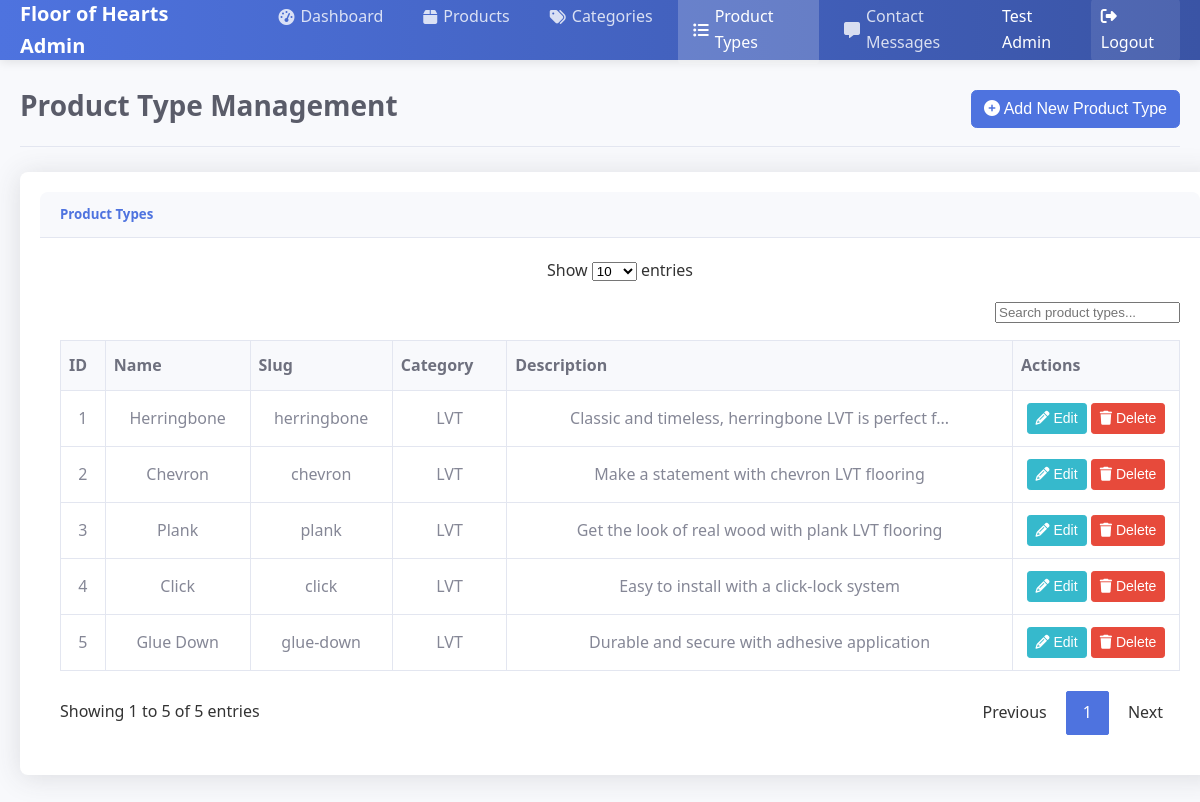
Screenshot of /admin/product-types (signed in) with the database file from the repository.
### tables this page shows
CREATE TABLE product_types (
        id INTEGER PRIMARY KEY AUTOINCREMENT,
        name TEXT NOT NULL,
        slug TEXT NOT NULL,
        description TEXT,
        category_id INTEGER,
        FOREIGN KEY (category_id) REFERENCES categories (id)
    );

CREATE TABLE categories (
        id INTEGER PRIMARY KEY AUTOINCREMENT,
        name TEXT NOT NULL,
        slug TEXT NOT NULL UNIQUE,
        description TEXT,
        image_url TEXT
    );

### app.py (the view)
@app.route('/admin/product-types')
@login_required
def admin_product_types():
    product_types = ProductType.query_all()
    categories = Category.query_all()
    return render_template('admin/product_types.html', product_types=product_types, categories=categories)

### app.py (called while the page is built)
def login_required(f):
    @wraps(f)
    def decorated_function(*args, **kwargs):
        if 'admin_id' not in session:
            flash('Please login to access this page', 'danger')
            return redirect(url_for('admin_login'))
        return f(*args, **kwargs)
    return decorated_function

@app.context_processor
def inject_data():
    return {
        'current_year': datetime.datetime.now().year,
        'categories': Category.query_all(),
    }

### models/product.py (called while the page is built)
def get_db_connection():
    conn = sqlite3.connect('instance/floorofhearts.db')
    conn.row_factory = sqlite3.Row
    return conn

    @staticmethod
    def query_all():
        conn = get_db_connection()
        categories = conn.execute('SELECT * FROM categories').fetchall()
        conn.close()
        return [Category(**dict(category)) for category in categories]

    @staticmethod
    def query_all():
        conn = get_db_connection()
        types = conn.execute('SELECT * FROM product_types').fetchall()
        conn.close()
        return [ProductType(**dict(product_type)) for product_type in types]

### templates/admin/product_types.html (shortened to what this page needs)
{% extends "admin/base.html" %}
{% block content %}
<div class="page-title">
    <h1>Product Type Management</h1>
    <div class="actions">
        <button type="button" class="btn btn-primary" data-bs-toggle="modal" data-bs-target="#addProductTypeModal">
            <i class="fas fa-plus-circle"></i> Add New Product Type
        </button>
    </div>
</div>
<div class="card shadow mb-4">
    <div class="card-header">
        <h5>Product Types</h5>
    </div>
    <div class="card-body">
        <div class="table-responsive">
            <table class="table table-bordered" id="productTypesTable" width="100%" cellspacing="0">
                <thead>
                    <tr>
                        <th>ID</th>
                        <th>Name</th>
                        <th>Slug</th>
                        <th>Category</th>
                        <th>Description</th>
                        <th>Actions</th>
                    </tr>
                </thead>
                <tbody>
                    {% for product_type in product_types %}
                    <tr>
                        <td>{{ product_type.id }}</td>
                        <td>{{ product_type.name }}</td>
                        <td>{{ product_type.slug }}</td>
                        <td>
                            {% for category in categories %}
                                {% if category.id == product_type.category_id %}
                                    {{ category.name }}
                                {% endif %}
                            {% endfor %}
                        </td>
                        <td>{{ product_type.description[:50] }}{% if product_type.description|length > 50 %}...{% endif %}</td>
                        <td class="action-column">
                            <button type="button" class="btn btn-sm btn-info edit-btn" data-product-type-id="{{ product_type.id }}">
                                <i class="fas fa-pencil"></i> Edit
                            </button>
                            <button type="button" class="btn btn-sm btn-danger delete-btn" data-product-type-id="{{ product_type.id }}">
                                <i class="fas fa-trash"></i> Delete
                            </button>
                        </td>
                    </tr>
                    {% endfor %}
                </tbody>
            </table>
        </div>
    </div>
</div>
{% endblock %}

### static/css/styles.css (style rules this page uses)
body { font-family: Arial, sans-serif; margin: 0; padding: 0; box-sizing: border-box; width: 100%; height: 100%; line-height: 1.6; }
.card { width: 30%; padding: 20px; background: #f1f1f1; text-align: center; border-radius: 10px; box-shadow: 0 4px 6px rgba(0, 0, 0, 0.1); }
.page-title { font-size: 32px; color: #333; margin-bottom: 30px; text-align: center; }

### static/css/admin.css (style rules this page uses)
:root { --primary: #4e73df; --secondary: #6c757d; --success: #1cc88a; --danger: #e74a3b; --warning: #f6c23e; --info: #36b9cc; --light: #f8f9fc; --dark: #5a5c69; --admin-bg: #f8f9fc; }
body { background-color: var(--admin-bg); padding-top: 60px; }
.page-title { display: flex; justify-content: space-between; align-items: center; margin-bottom: 25px; padding-bottom: 15px; border-bottom: 1px solid #e3e6f0; }
.page-title h1 { font-size: 1.75rem; margin: 0; color: #5a5c69; }
.page-title .btn { margin-left: 10px; }
.card { position: relative; display: flex; flex-direction: column; min-width: 0; word-wrap: break-word; background-color: #fff; background-clip: border-box; border: 0; box-shadow: 0 0.15rem 1.75rem 0 rgba(58, 59, 69, 0.15); border-radius: 0.5rem; margin-bottom: 1.5rem; }
.card-header { padding: 0.75rem 1.25rem; margin-bottom: 0; background-color: #f8f9fc; border-bottom: 1px solid #e3e6f0; border-top-left-radius: 0.5rem; border-top-right-radius: 0.5rem; display: flex; align-items: center; justify-content: space-between; }
.card-body { flex: 1 1 auto; padding: 1.25rem; }
.table-responsive { overflow-x: auto; }
.table { width: 100%; margin-bottom: 1rem; color: #858796; border-collapse: collapse; }
.table th { font-weight: 700; background-color: #f8f9fc; color: #6e707e; text-align: left; }
.table td, .table th { padding: 0.75rem; vertical-align: middle; border-top: 1px solid #e3e6f0; }
.table-bordered { border: 1px solid #e3e6f0; }
.table-bordered td, .table-bordered th { border: 1px solid #e3e6f0; }
.action-column { text-align: center; width: 150px; }
.btn { display: inline-block; font-weight: 400; text-align: center; vertical-align: middle; user-select: none; border: 1px solid transparent; padding: 0.375rem 0.75rem; font-size: 1rem; line-height: 1.5; border-radius: 0.35rem; transition: color 0.15s, background-color 0.15s, border-color 0.15s, box-shadow 0.15s; }
.btn-primary { color: #fff; background-color: var(--primary); border-color: var(--primary); }
.btn-info { color: #fff; background-color: var(--info); border-color: var(--info); }
.btn-danger { color: #fff; background-color: var(--danger); border-color: var(--danger); }
.btn-sm { padding: 0.25rem 0.5rem; font-size: 0.875rem; line-height: 1.5; border-radius: 0.2rem; }
body { background-color: var(--admin-bg); padding-top: 60px; font-family: 'Segoe UI', Tahoma, Geneva, Verdana, sans-serif; }
.page-title, .d-flex.justify-content-between.flex-wrap.flex-md-nowrap.align-items-center.pt-3.pb-2.mb-3.border-bottom { display: flex; justify-content: space-between; align-items: center; margin-bottom: 25px; padding-bottom: 15px; border-bottom: 1px solid #e3e6f0; width: 100%; }
.page-title h1, .d-flex.justify-content-between h1.h2 { font-size: 1.75rem; margin: 0; color: #5a5c69; }
.card { position: relative; display: flex; flex-direction: column; min-width: 0; word-wrap: break-word; background-color: #fff; background-clip: border-box; border: 0; box-shadow: 0 0.15rem 1.75rem 0 rgba(58, 59, 69, 0.15); border-radius: 0.5rem; margin-bottom: 1.5rem; width: 100%; }
.card.shadow { box-shadow: 0 0.15rem 1.75rem 0 rgba(58, 59, 69, 0.15) !important; }
.card-header h5, .card-header h6, .card-header .m-0.font-weight-bold.text-primary { color: var(--primary); font-weight: bold; margin: 0; }
.table-responsive { overflow-x: auto; width: 100%; }
.table th { font-weight: 700; background-color: #f8f9fc; color: #6e707e; text-align: left; padding: 12px 8px; }
.table td { padding: 12px 8px; vertical-align: middle; border-top: 1px solid #e3e6f0; }

### rows the page displays
product_types: id "1", name "Herringbone", slug "herringbone", description "Classic and timeless, herringbone LVT is perfect f"
categories: name "LVT"
product_types: id "2", name "Chevron", slug "chevron", description "Make a statement with chevron LVT flooring"
product_types: id "3", name "Plank", slug "plank", description "Get the look of real wood with plank LVT flooring"
product_types: id "4", name "Click", slug "click", description "Easy to install with a click-lock system"
product_types: id "5", name "Glue Down", slug "glue-down", description "Durable and secure with adhesive application"

### other values shown
{{ session['admin_name'] }} "Test Admin"
